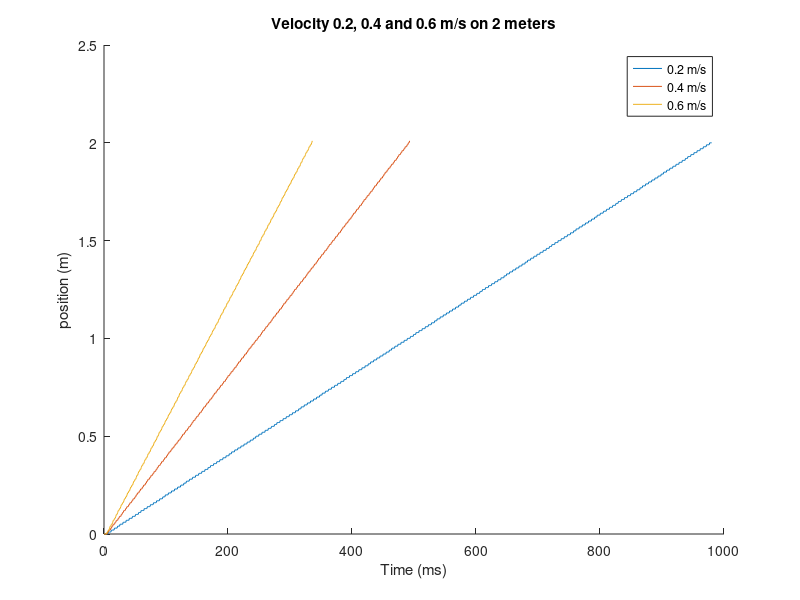
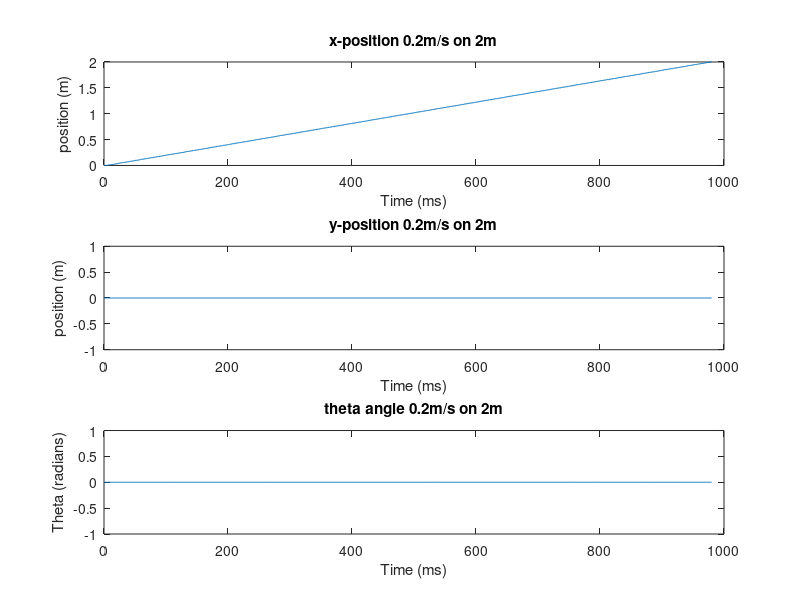
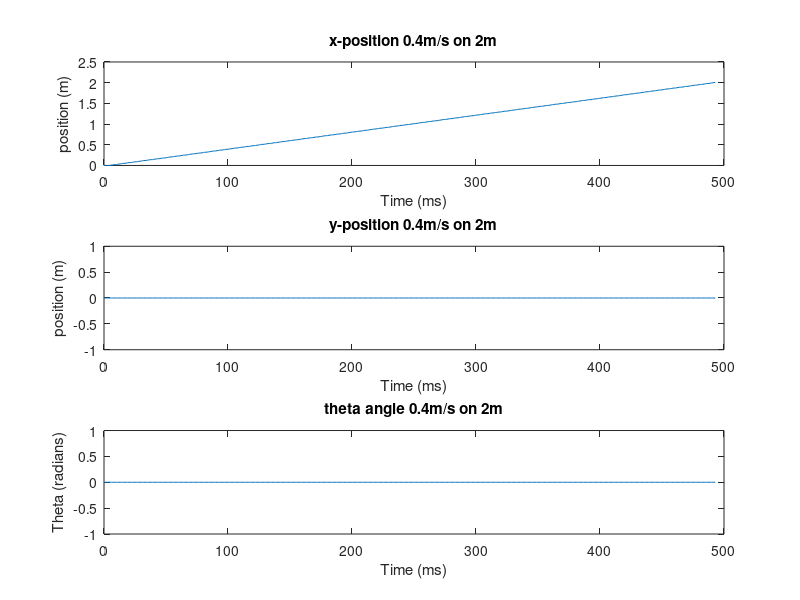
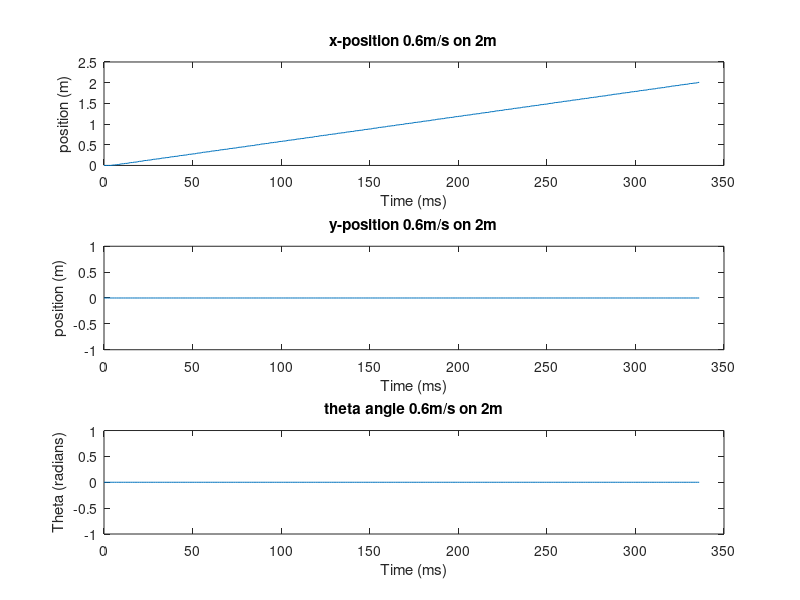

Source code (MATLAB) for these figures, in order:

%% 3.3 - Odemetry Speed VS time. 0.2m/s on 2 meters. Plot x,y,theta
clc
clear
F = importdata('data_log_2m_02.dat');
t = linspace(0, length(F(:,1)), length(F(:,1)));

figure(1)

subplot(3,1,1)
plot(t,F(:,2))
title('x-position 0.2m/s on 2m')
xlabel('Time (ms)')
ylabel('position (m)')
%xlim([0 500]);
%ylim([-0.35 0.35]);

subplot(3,1,2)
plot(t,F(:,3))
title('y-position 0.2m/s on 2m')
xlabel('Time (ms)')
ylabel('position (m)')
%xlim([0 500]);
%ylim([-0.35 0.35]);

subplot(3,1,3)
plot(t,F(:,4))
title('theta angle 0.2m/s on 2m')
xlabel('Time (ms)')
ylabel('Theta (radians)')
%xlim([0 500]);
%ylim([-0.35 0.35]);

%% 3.3 - Odemetry Speed VS time. 0.4m/s on 2 meters. Plot x,y,theta
clc
clear
F = importdata('data_log_2m_04.dat');
t = linspace(0, length(F(:,1)), length(F(:,1)));

figure(2)

subplot(3,1,1)
plot(t,F(:,2))
title('x-position 0.4m/s on 2m')
xlabel('Time (ms)')
ylabel('position (m)')
%xlim([0 500]);
%ylim([-0.35 0.35]);

subplot(3,1,2)
plot(t,F(:,3))
title('y-position 0.4m/s on 2m')
xlabel('Time (ms)')
ylabel('position (m)')
%xlim([0 500]);
%ylim([-0.35 0.35]);

subplot(3,1,3)
plot(t,F(:,4))
title('theta angle 0.4m/s on 2m')
xlabel('Time (ms)')
ylabel('Theta (radians)')
%xlim([0 500]);
%ylim([-0.35 0.35]);

%% 3.3 - Odemetry Speed VS time. 0.6m/s on 2 meters. Plot x,y,theta
clc
clear
F = importdata('data_log_2m_06.dat');
t = linspace(0, length(F(:,1)), length(F(:,1)));

figure(3)

subplot(3,1,1)
plot(t,F(:,2))
title('x-position 0.6m/s on 2m')
xlabel('Time (ms)')
ylabel('position (m)')
%xlim([0 500]);
%ylim([-0.35 0.35]);

subplot(3,1,2)
plot(t,F(:,3))
title('y-position 0.6m/s on 2m')
xlabel('Time (ms)')
ylabel('position (m)')
%xlim([0 500]);
%ylim([-0.35 0.35]);

subplot(3,1,3)
plot(t,F(:,4))
title('theta angle 0.6m/s on 2m')
xlabel('Time (ms)')
ylabel('Theta (radians)')
%xlim([0 500]);
%ylim([-0.35 0.35]);

%% Total plot of different speed settings.
clc
clear
close
A = importdata('data_log_2m_02.dat');
B = importdata('data_log_2m_04.dat');
C = importdata('data_log_2m_06.dat');

tA = linspace(0, length(A(:,1)), length(A(:,1)));
tB = linspace(0, length(B(:,1)), length(B(:,1)));
tC = linspace(0, length(C(:,1)), length(C(:,1)));

figure(4)
hold all
plot(tA,A(:,2),'DisplayName','0.2 m/s')
plot(tB,B(:,2),'DisplayName','0.4 m/s')
plot(tC,C(:,2),'DisplayName','0.6 m/s')
title('Velocity 0.2, 0.4 and 0.6 m/s on 2 meters')
xlabel('Time (ms)')
ylabel('position (m)')

legend('show')

print -painters -dpdf -r600 test.pdf
%legend('0.2 m/s','0.4 m/s', '0.6 m/s')



